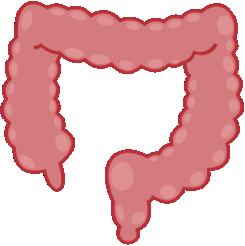
#> input picture assets/colon_background.png, 245 x 246 px
$ python visualization_utils.py
#> lines starting #> are read from the running program, lines starting #| are printed output that depends on the picture
import cv2
import numpy as np
import math
import os
from os.path import join
from settings import root
import matplotlib.pyplot as plt
import shutil

from utils.point_matrix import positions, mapping
from settings import EVAL_PATH

font = cv2.FONT_HERSHEY_SIMPLEX
bottomLeftCornerOfText = (20, 20)
fontScale = 1
lineType = 2

# section ids -- not accurate
cecum_id = 4280
ascending_id = 5310
transverse_id = 8990
descending_id = 9500
sigmoid_id = 10190
rectum_id = 12500
retroflexion_id = 12900

# circle coords
cecum = (40, 160)
ascendent = (40, 110)
transverse = (130, 45)
descendent = (210, 115)
sigmoid = (170, 175)
rectum = (130, 180)
retro = (130, 230)

colon_img = cv2.imread(str(root / 'assets/colon_background.png'))
#> colon_img is the input picture: shape (246, 245, 3); mean B, G, R 184, 182.1, 231
default_image = cv2.resize(cv2.imread(str(root / 'assets/default.jpg')), (300, 250))
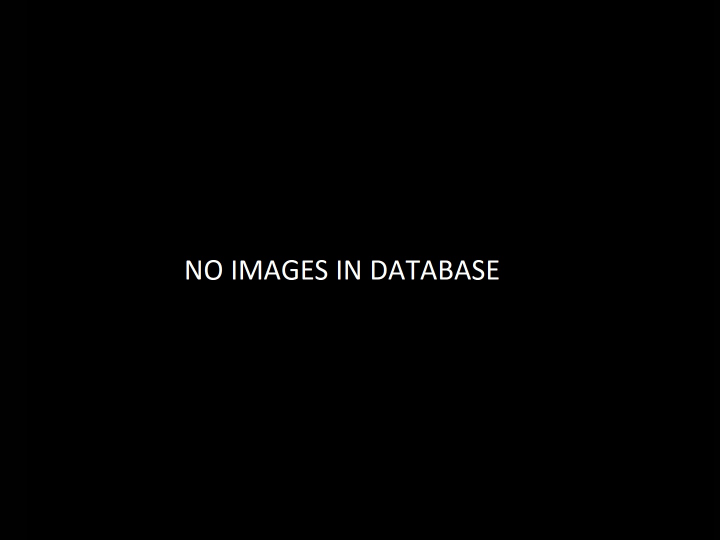
#> input picture assets/default.jpg, 1440 x 1080 px (shown at 1/2 size)
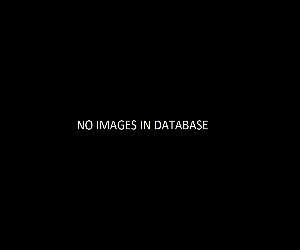
#> default_image: shape (250, 300, 3); mean B, G, R 1.3, 1.3, 1.3
default_image_mapping = cv2.resize(cv2.imread(str(root / 'assets/default.jpg')), (250, 200))
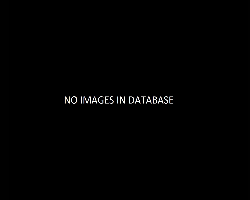
#> default_image_mapping: shape (200, 250, 3); mean B, G, R 1.4, 1.4, 1.4

# Save path for mapping frames
# path = '/home/jmorlana/Experiments/ColonMapper_results/mapping_frames/'
save_mapping_path = EVAL_PATH / 'mapping_frames'
if not save_mapping_path.exists():
    os.makedirs(save_mapping_path)
else:
    # Clear all images in the folder
    shutil.rmtree(save_mapping_path)
    os.makedirs(save_mapping_path)
save_mapping_path = str(save_mapping_path)

# Visualization functions for mapping
# [251 lines left out: functions plot_proto_node_vertical_mapping, gui_plot_current_frame, plot_colon_trajectory_mapping, gui_plot_mapping, plot_probabilities, plot_LoFTR_matches, not called in this run]
